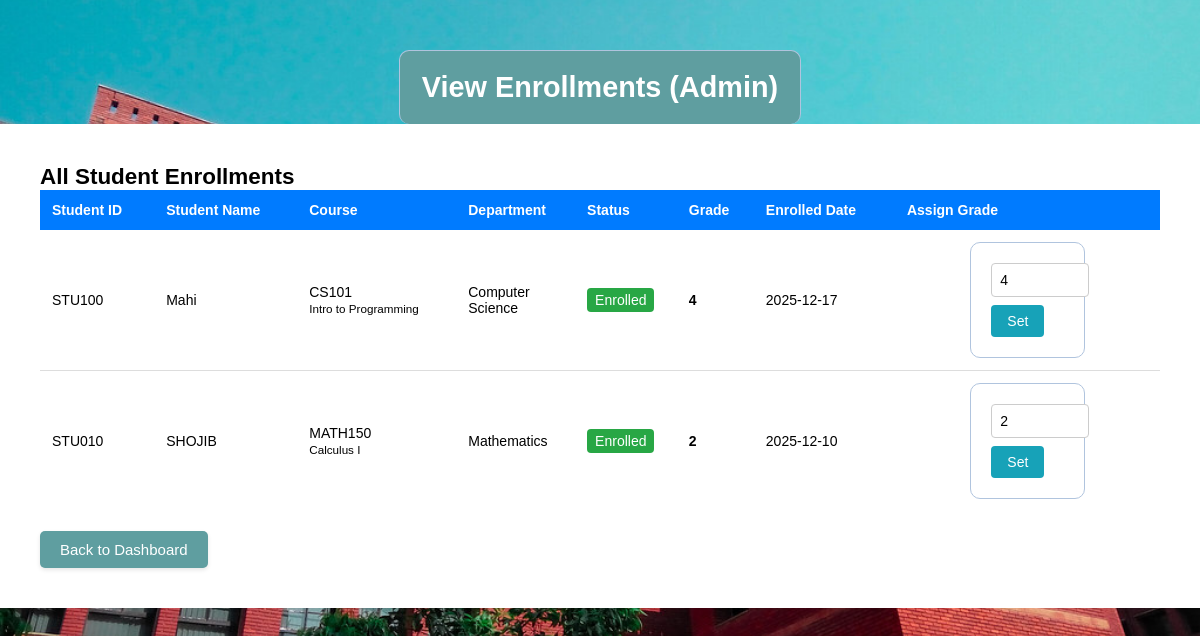
Page /admin_enrollments.php (signed in) on the committed database.
### tables this page shows
CREATE TABLE `enrollments` (
  `id` int(11) NOT NULL,
  `student_id` int(11) NOT NULL,
  `course_id` int(11) NOT NULL,
  `status` enum('enrolled','dropped') NOT NULL DEFAULT 'enrolled',
  `enrolled_at` timestamp NOT NULL DEFAULT current_timestamp(),
  `grade` varchar(10) DEFAULT NULL
);

CREATE TABLE `students` (
  `id` int(11) NOT NULL,
  `student_id` varchar(50) NOT NULL,
  `student_name` varchar(100) NOT NULL,
  `email` varchar(100) DEFAULT NULL,
  `phone` varchar(20) DEFAULT NULL,
  `course` varchar(100) DEFAULT NULL,
  `enrollment_date` timestamp NOT NULL DEFAULT current_timestamp()
);

CREATE TABLE `courses` (
  `id` int(11) NOT NULL,
  `course_code` varchar(50) NOT NULL,
  `course_name` varchar(255) NOT NULL,
  `faculty_id` int(11) DEFAULT NULL,
  `max_students` int(11) DEFAULT 0,
  `enroll_start` datetime DEFAULT NULL,
  `enroll_end` datetime DEFAULT NULL,
  `credits` int(11) DEFAULT 3
);

CREATE TABLE `faculties` (
  `id` int(11) NOT NULL,
  `name` varchar(100) NOT NULL
);

### Src/admin_enrollments.php (the view, shortened to what this page needs)
<?php
include('server.php');
?>
<!DOCTYPE html>
<html>
<head>
    <link rel="stylesheet" type="text/css" href="style.css">
</head>
<body>
<div class="header"><h2>View Enrollments (Admin)</h2></div>
<div class="enrollments-wrapper">
    <h3>All Student Enrollments</h3>
    <?php
    $sql = "SELECT e.id, e.grade, s.student_id, s.student_name, c.course_code, c.course_name, f.name AS faculty, e.status, e.enrolled_at FROM enrollments e
            JOIN students s ON e.student_id = s.id
            JOIN courses c ON e.course_id = c.id
            LEFT JOIN faculties f ON c.faculty_id = f.id
            ORDER BY e.enrolled_at DESC";
    $result = $db->query($sql);
    if ($result && $result->num_rows > 0) {
        print "<table class='enrollments-table'>";
        print "<tr><th style='width:12%;'>Student ID</th><th style='width:15%;'>Student Name</th><th style='width:20%;'>Course</th><th style='width:12%;'>Department</th><th style='width:10%;'>Status</th><th style='width:8%;'>Grade</th><th style='width:15%;'>Enrolled Date</th><th style='width:18%;'>Assign Grade</th></tr>";
        while($row = $result->fetch_assoc()) {
            print "<tr>";
            print "<td>" . htmlspecialchars($row['student_id']) . "</td>";
            print "<td>" . htmlspecialchars($row['student_name']) . "</td>";
            print "<td>" . htmlspecialchars($row['course_code']) . "<br><small>" . htmlspecialchars($row['course_name']) . "</small></td>";
            print "<td>" . ($row['faculty'] ?: 'N/A') . "</td>";
            $status_class = ($row['status'] === 'enrolled') ? 'status-enrolled' : 'status-dropped';
            print "<td><span class='$status_class'>" . ucfirst($row['status']) . "</span></td>";
            print "<td><strong>" . ($row['grade'] !== null ? htmlspecialchars($row['grade']) : '—') . "</strong></td>";
            print "<td>" . substr($row['enrolled_at'], 0, 10) . "</td>";
            print "<td>";
            print "<form method='post' action='admin_enrollments.php' class='grade-form'>";
            print "<input type='text' name='grade' value='" . htmlspecialchars($row['grade']) . "' placeholder='e.g. A or 85'>";
            print "<button type='submit'>Set</button>";
            print "</form>";
            print "</td>";
            print "</tr>";
        }
        print "</table>";
    } else {
        print "No enrollments found.";
    }
    ?>
    <p style="margin-top:20px;"><a href="index.php" class="btn">Back to Dashboard</a></p>
</div>
</body>
</html>

### Src/style.css (style rules this page uses)
* { margin: 0px; padding: 0px; }
a { text-decoration: none; }
body { font-size: 120%; background: url("images/bg.jpg") no-repeat center center fixed; background-size: cover; font-family: Arial, Helvetica, sans-serif; }
.header { width: 30%; margin: 50px auto 0px; color: white; background: #5F9EA0; text-align: center; border: 1px solid #B0C4DE; border-bottom: none; border-radius: 10px 10px 10px 10px; padding: 20px; }
form, .content { width: 30%; margin: 0px auto; padding: 20px; border: 1px solid #B0C4DE; background: white; border-radius: 10px 10px 10px 10px; }
.btn { padding: 10px 20px; font-size: 15px; color: white; background: #5F9EA0; border: none; border-radius: 5px; cursor: pointer; transition: all 0.3s ease; box-shadow: 0 2px 4px rgba(0, 0, 0, 0.1); text-decoration: none; }
a.btn { display: inline-block; text-decoration: none !important; padding: 10px 20px; }

### Src/admin_enrollments.php (style rules this page uses)
body { margin: 0; padding: 0; }
.enrollments-wrapper { width: 100%; overflow-x: auto; background: #fff; border-radius: 0; box-shadow: none; padding: 40px; margin: 0; box-sizing: border-box; }
.enrollments-table { width: 100%; border-collapse: collapse; font-size: 14px; }
.enrollments-table th { background: #007bff; color: white; padding: 12px; text-align: left; font-weight: 600; white-space: nowrap; }
.enrollments-table td { padding: 12px; border-bottom: 1px solid #ddd; vertical-align: middle; }
.enrollments-table tr:last-child td { border-bottom: none; }
.status-enrolled { background: #28a745; color: white; padding: 4px 8px; border-radius: 4px; text-align: center; display: inline-block; }
.grade-form { display: flex; gap: 8px; align-items: center; flex-wrap: wrap; }
.grade-form input { padding: 8px; border: 1px solid #ccc; border-radius: 4px; font-size: 14px; min-width: 80px; }
.grade-form button { padding: 8px 16px; background: #17a2b8; color: white; border: none; border-radius: 4px; cursor: pointer; font-size: 14px; font-weight: 500; transition: background 0.3s; }

### rows in the picture
enrollments: student.student_id "STU100", student.student_name "Mahi", course.course_code "CS101", course.course_name "Intro to Programming", faculties.name "Computer Science", status "Enrolled", grade "4", enrolled_at "2025-12-17"
enrollments: student.student_id "STU010", student.student_name "SHOJIB", course.course_code "MATH150", course.course_name "Calculus I", faculties.name "Mathematics", status "Enrolled", grade "2", enrolled_at "2025-12-10"
